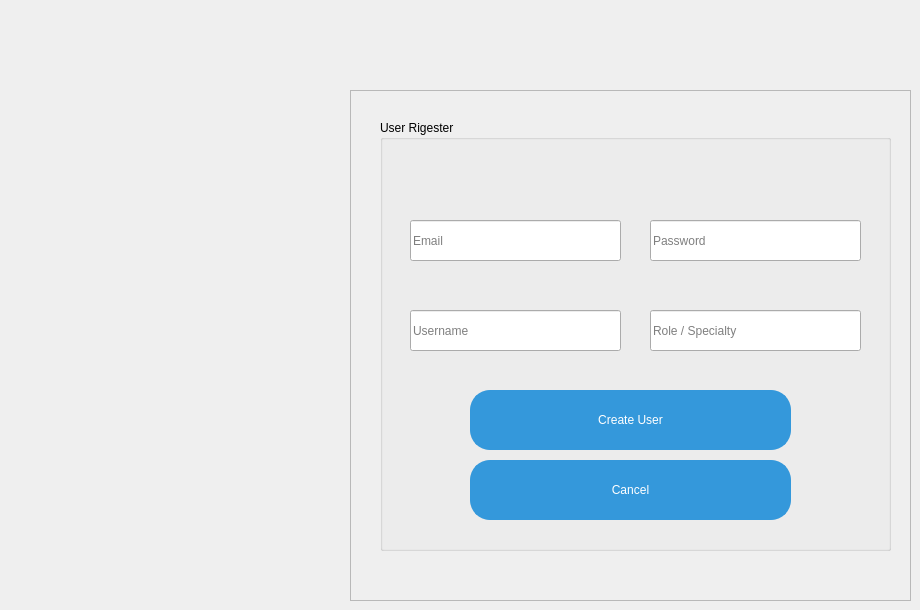
      <widget class="QWidget" name="page_21">
       <widget class="QFrame" name="frame_17">
        <property name="geometry">
         <rect>
          <x>350</x>
          <y>90</y>
          <width>561</width>
          <height>511</height>
         </rect>
        </property>
        <property name="frameShape">
         <enum>QFrame::Shape::StyledPanel</enum>
        </property>
        <property name="frameShadow">
         <enum>QFrame::Shadow::Raised</enum>
        </property>
        <widget class="QGroupBox" name="groupBox_9">
         <property name="geometry">
          <rect>
           <x>30</x>
           <y>30</y>
           <width>511</width>
           <height>431</height>
          </rect>
         </property>
         <property name="title">
          <string>User Rigester</string>
         </property>
         <widget class="QLineEdit" name="lineEdit_26">
          <property name="geometry">
           <rect>
            <x>30</x>
            <y>100</y>
            <width>211</width>
            <height>41</height>
           </rect>
          </property>
          <property name="text">
           <string/>
          </property>
          <property name="placeholderText">
           <string>Email</string>
          </property>
         </widget>
         <widget class="QLineEdit" name="lineEdit_27">
          <property name="geometry">
           <rect>
            <x>270</x>
            <y>100</y>
            <width>211</width>
            <height>41</height>
           </rect>
          </property>
          <property name="text">
           <string/>
          </property>
          <property name="placeholderText">
           <string>Password</string>
          </property>
         </widget>
         <widget class="QLineEdit" name="lineEdit_28">
          <property name="geometry">
           <rect>
            <x>30</x>
            <y>190</y>
            <width>211</width>
            <height>41</height>
           </rect>
          </property>
          <property name="text">
           <string/>
          </property>
          <property name="placeholderText">
           <string>Username</string>
          </property>
         </widget>
         <widget class="QLineEdit" name="lineEdit_29">
          <property name="geometry">
           <rect>
            <x>270</x>
            <y>190</y>
            <width>211</width>
            <height>41</height>
           </rect>
          </property>
          <property name="text">
           <string/>
          </property>
          <property name="placeholderText">
           <string>Role / Specialty</string>
          </property>
         </widget>
         <widget class="QPushButton" name="pushButton_26">
          <property name="geometry">
           <rect>
            <x>90</x>
            <y>270</y>
            <width>321</width>
            <height>60</height>
           </rect>
          </property>
          <property name="styleSheet">
           <string notr="true">QPushButton {
    background-color: #3498db;
    border-radius: 20px;
    border: 2px solid #3498db;
    min-height: 40px;
    color: white;
}
</string>
          </property>
          <property name="text">
           <string>Create User</string>
          </property>
         </widget>
         <widget class="QPushButton" name="cancelBtnReg_2">
          <property name="geometry">
           <rect>
            <x>90</x>
            <y>340</y>
            <width>321</width>
            <height>60</height>
           </rect>
          </property>
          <property name="styleSheet">
           <string notr="true">QPushButton {
    background-color: #3498db;
    border-radius: 20px;
    border: 2px solid #3498db;
    min-height: 40px;
    color: white;
}
</string>
          </property>
          <property name="text">
           <string>Cancel</string>
          </property>
         </widget>
        </widget>
       </widget>
      </widget>
